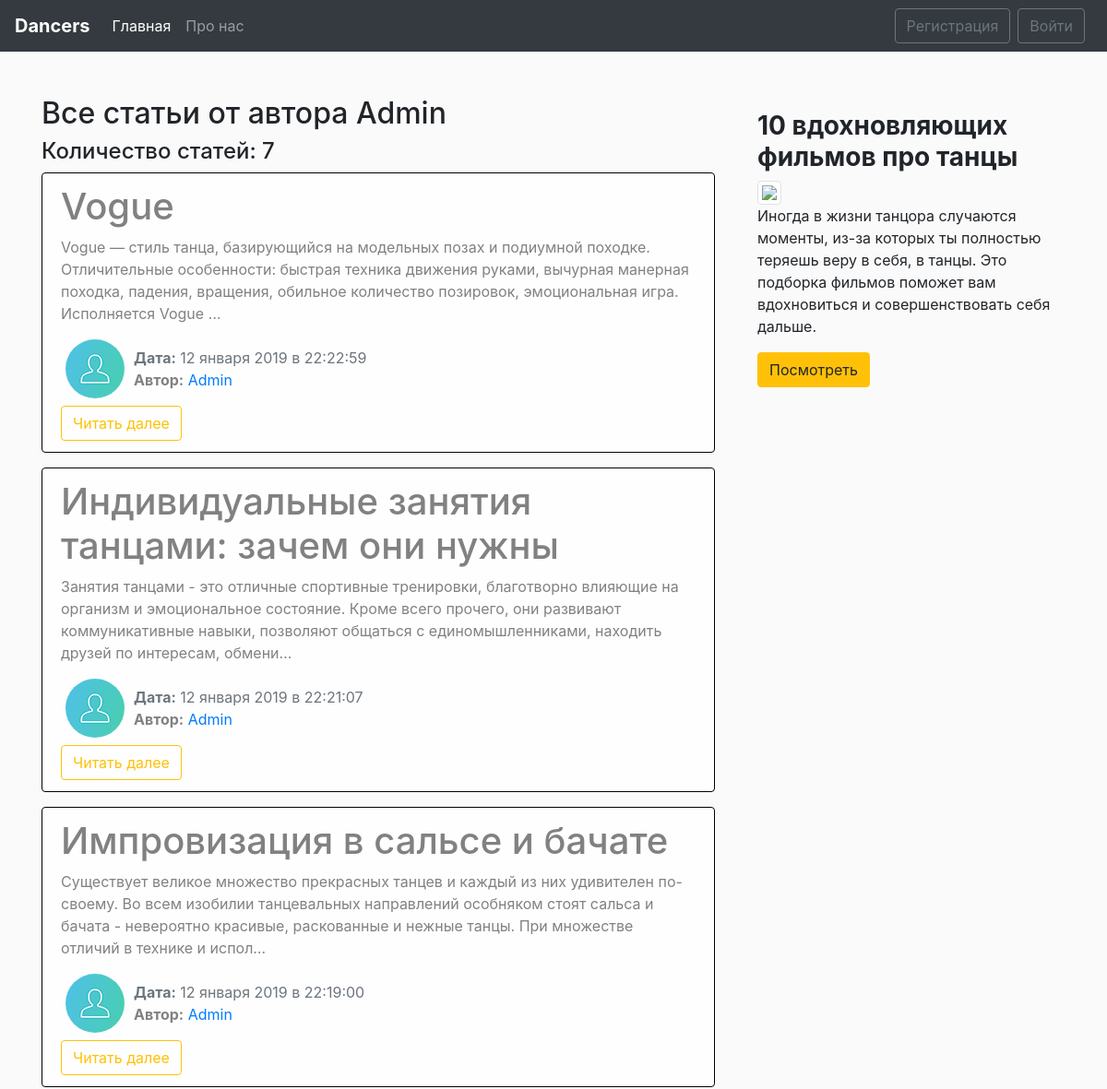
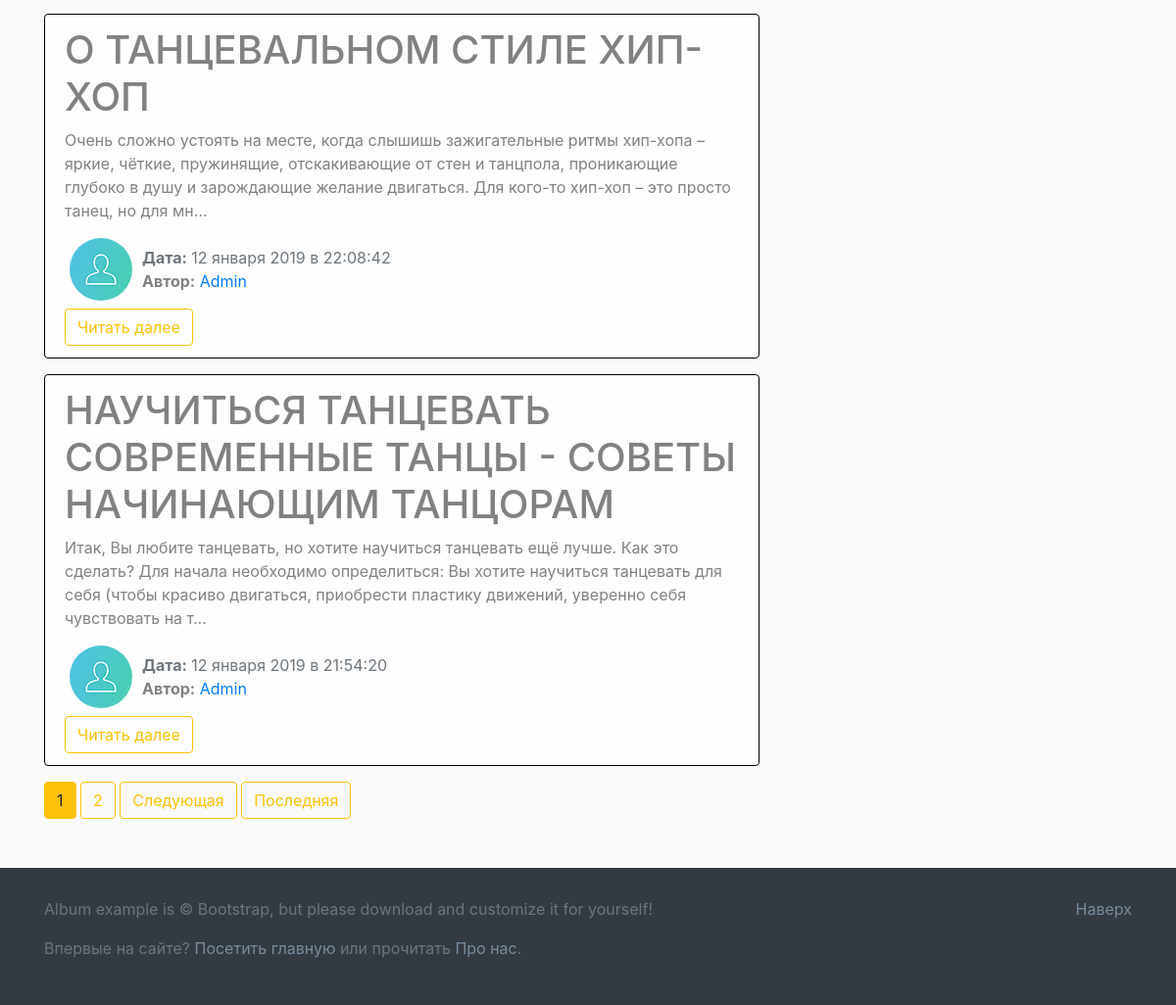
/user/Admin/, run on the app's committed database (2 pictures, top to bottom).
### blog/models.py (models this page shows, shortened)
class News(models.Model):
    title = models.CharField(max_length=100)
    text = models.TextField()
    date = models.DateTimeField(default=timezone.now)
    author = models.ForeignKey(User, on_delete=models.CASCADE)

### users/models.py (models this page shows, shortened)
class Profile(models.Model):
    user = models.OneToOneField(User, on_delete=models.CASCADE)
    img = models.ImageField(default='default.jpg', upload_to='user_images')

### blog/views.py (the view)
# urls.py: path('user/<str:username>/', views.UserAllNewsView.as_view(), name='user-news'),
class UserAllNewsView(ListView):
    model = News
    template_name = 'blog/user_news.html'
    context_object_name = 'news'
    paginate_by = 5
    def get_queryset(self):
        user = get_object_or_404(User, username=self.kwargs.get('username'))
        return News.objects.filter(author=user).order_by('-date')
    def get_context_data(self, **kwards):
        ctx = super(UserAllNewsView, self).get_context_data(**kwards)
        ctx['title'] = f"Все статьи от пользователя {self.kwargs.get('username')}"
        return ctx

### blog/templates/blog/user_news.html (shortened to what this page needs)
{% extends 'blog/main.html' %}
{% block main_section %}
    <h2> Все статьи от автора {{ view.kwargs.username }}</h2>
    <h4> Количество статей: {{ page_obj.paginator.count }}</h4>
    {% for post in news %}
        <div class="alert alert-light">
            <h1>{{ post.title }}</h1>
            <p>{{ post.text|striptags|truncatechars:250 }}</p>
            <div class="row">
                <div>
                    {% if post.author.profile.img %}
                        <img src="{{ post.author.profile.img.url }}" alt="{{ post.author }}" class="user_image">
                    {% else %}
                        <img src="/pictures/default.jpg" alt="{{ post.author }}" class="user_image">
                    {% endif %}
                </div>
                <div class="mt-2">
                    <span class="text-muted"><b>Дата:</b> {{ post.date|date:"d E Y в H:i:s" }}</span>
                    <p><b>Автор:</b><a href="{% url 'user-news' post.author %}"> {{ post.author }}</a></p>
                </div>
            </div>
            <a href="{% url 'news-detail' post.id %}" class="btn btn-outline-warning">Читать далее</a>
        </div>
    {% endfor %}
    {% if is_paginated %}
        {% for num in page_obj.paginator.page_range %}
            {% if num == page_obj.number %}
                <button class="btn btn-warning">{{ num }}</button>
            {% elif num > page_obj.number|add:'-3' and num < page_obj.number|add:'3' %}
                <a href="?page={{ num }}" class="btn btn-outline-warning">{{ num }}</a>
            {% endif %}
        {% endfor %}
        {% if page_obj.has_next %}
            <a href="?page={{ page_obj.next_page_number }}" class="btn btn-outline-warning">Следующая</a>
            <a href="?page={{ page_obj.paginator.num_pages }}" class="btn btn-outline-warning">Последняя</a>
        {% endif %}
    {% endif %}
{% endblock main_section %}

### blog/static/blog/main.css (style rules this page uses)
body { background: #fafafa; }
img { max-width: 100%!important; }
.alert-light { border-color: black; }
.user_image { width: 64px; height: 64px; border-radius: 50%; margin-right: 10px; margin-left: 20px; }

### data on the page
News: title "Vogue", text "Vogue — стиль танца, базирующийся на модельных позах и подиумной походке. Отличительные особенности: быстрая техника движения руками, вычурная манерная походка, падения, вращения, обильное количество позировок, эмоциональная игра. Исполняется Vogue …", author.profile.img (placeholder picture), date "12 января 2019 в 22:22:59", author "Admin"
News: title "Индивидуальные занятия танцами: зачем они нужны", text "Занятия танцами - это отличные спортивные тренировки, благотворно влияющие на организм и эмоциональное состояние. Кроме всего прочего, они развивают коммуникативные навыки, позволяют общаться с единомышленниками, находить друзей по интересам, обмени…", author.profile.img (placeholder picture), date "12 января 2019 в 22:21:07", author "Admin"
News: title "Импровизация в сальсе и бачате", text "Существует великое множество прекрасных танцев и каждый из них удивителен по-своему. Во всем изобилии танцевальных направлений особняком стоят сальса и бачата - невероятно красивые, раскованные и нежные танцы. При множестве отличий в технике и испол…", author.profile.img (placeholder picture), date "12 января 2019 в 22:19:00", author "Admin"
News: title "О ТАНЦЕВАЛЬНОМ СТИЛЕ ХИП-ХОП", text "Очень сложно устоять на месте, когда слышишь зажигательные ритмы хип-хопа – яркие, чёткие, пружинящие, отскакивающие от стен и танцпола, проникающие глубоко в душу и зарождающие желание двигаться. Для кого-то хип-хоп – это просто танец, но для мн…", author.profile.img (placeholder picture), date "12 января 2019 в 22:08:42", author "Admin"
News: title "НАУЧИТЬСЯ ТАНЦЕВАТЬ СОВРЕМЕННЫЕ ТАНЦЫ - СОВЕТЫ НАЧИНАЮЩИМ ТАНЦОРАМ", text "Итак, Вы любите танцевать, но хотите научиться танцевать ещё лучше. Как это сделать? Для начала необходимо определиться: Вы хотите научиться танцевать для себя (чтобы красиво двигаться, приобрести пластику движений, уверенно себя чувствовать на т…", author.profile.img (placeholder picture), date "12 января 2019 в 21:54:20", author "Admin"

### other printed values
{{ view.kwargs.username }} "Admin"
{{ page_obj.paginator.count }} "7"
{{ num }} "1"
{{ num }} "2"
